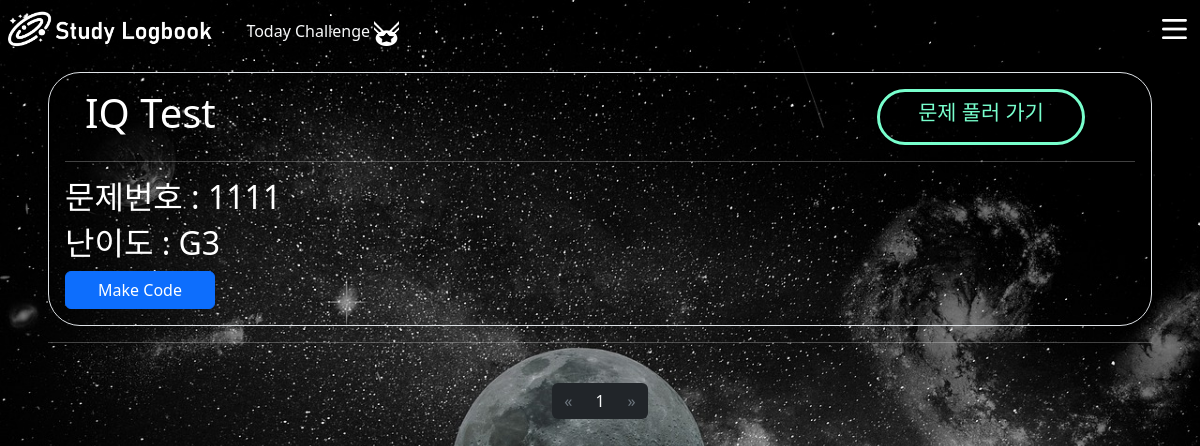
Screenshot of /challenges/2/ with the database file from the repository.
### challenges/models.py (models this page shows)
class Challenge(models.Model):
    title = models.CharField(max_length=20)
    problem = models.IntegerField()
    created_at = models.DateTimeField(auto_now_add=True)
    is_today = models.BooleanField(default=False)
    rank = models.CharField(max_length=5)

### challenges/views.py (the view)
# urls.py: path('<int:challenge_pk>/', views.detail, name='detail'),
def detail(request,challenge_pk):
    challenge = Challenge.objects.get(pk=challenge_pk)
    codes = challenge.code_challenges.all().order_by('-created_at')
    paginator = Paginator(codes,3)
    page_number = request.GET.get('page')
    posts = paginator.get_page(page_number)
    print(codes)
    problem = Problem.objects.get(problem_num=challenge.problem)
    context = {
        'challenge' : challenge,
        'problem' : problem,
        'codes' : posts
    }
    return render(request,'challenges/detail.html',context)

### challenges/templates/challenges/detail.html (shortened to what this page needs)
{% extends "base.html" %}
{% load static %}
{% block css %}
<link rel="stylesheet" href={% static "codemirror/rib/codemirror.css" %}>
    <link rel="stylesheet" href={% static "/codemirror/theme/cobalt.css" %}>
    <link rel="stylesheet" href="https://cdnjs.cloudflare.com/ajax/libs/font-awesome/6.4.2/css/all.min.css">
{% endblock css %}
{% block content %}
<div class='container border bg-dark.bg-gradient p-3 rounded-5'>
<div class='font'>
  <div class="d-flex justify-content-between">
    <div>
    <h1 style="display: inline-block; margin-left:20px;">{{challenge.title}}</h1>
  </div>
    <div class="new_btn" style='display: inline-block;margin: 0; margin-right: 50px;'>
      <a href="https://www.acmicpc.net/problem/{{challenge.problem}}" style="text-decoration: none; color: #78FFCD; "><span>문제 풀러 가기</span></a>
    <div class="dot"></div> </div>
  </div>
    <hr>
</div>
<div class='font'>
    <h2>문제번호 : {{challenge.problem}}</h2>
</div>
<div class='font'>
    <h2>난이도 : {{challenge.rank}}</h2>
</div>
<a class="btn btn-primary" href="{% url "challenges:code" challenge.pk%}" role="button" style="width:150px">Make Code</a>
</div>
<hr >
    <br>
    <nav aria-label="Page navigation example" >
        <div class="">
          <ul class="pagination justify-content-center ">
            {% if codes.has_previous %}
              <li class="page-item">
                <a class="page-link text-secondary bg-dark border-0" href="?page={{ codes.previous_page_number }}">&laquo;</a>
              </li>
            {% else %}
              <li class="page-item disabled">
                <a class="page-link text-secondary bg-dark border-0" href="#" tabindex="-1" aria-disabled="True">&laquo;</a>
              </li>
            {% endif %}
            {% for i in codes.paginator.page_range %}
              {% if codes.number == i %}
                <li class="page-item active text-light bg-dark border-0" aria-current="page">
                  <span class="page-link text-light bg-dark border-0">
                    {{ i }}
                  </span>
                </li>
              {% else %}
                <li class="page-item text-secondary bg-dark border-0"><a class="page-link text-secondary bg-dark border-0" href="?page={{ i }}">{{ i }}</a></li>
              {% endif %}
            {% endfor %}
            {% if codes.has_next %}
              <li class="page-item">
                <a class="page-link text-secondary bg-dark border-0" href="?page={{ codes.next_page_number }}">&raquo;</a>
              </li>
            {% else %}
              <li class="page-item disabled">
                <a class="page-link text-secondary bg-dark border-0" href="#" tabindex="-1" aria-disabled="True">&raquo;</a>
              </li>
            {% endif %}
          </ul>
        </div>
      </nav>
</div>
{% endblock content %}

### static/style.css (style rules this page uses)
.container { display : flex; flex-direction: column; }
a,a:link { cursor: url(test_mouse.png) 2 2, auto; }
body { min-height: 100vh; background :url('background3.jpg') ; background-size : cover; cursor: url(test_mouse.png) 2 2, auto; }

### challenges/templates/challenges/detail.html (style rules this page uses)
:root { --bg: #3C465C; --primary: #78FFCD; --solid: #fff; --btn-w: 10em; --dot-w: calc(var(--btn-w)*.2); --tr-X: calc(var(--btn-w) - var(--dot-w)); }
* { box-sizing: border-box; }
*:before, *:after { box-sizing: border-box; }
.new_btn { position: relative; margin: 0 auto; width: var(--btn-w); color: var(--primary); border: .15em solid var(--primary); border-radius: 5em; text-transform: uppercase; text-align: center; font-size: 1.3em; line-height: 2em; cursor: pointer; }
.font { color: white; }
hr { color: white; }

### rows the page displays
Challenge: title "IQ Test", problem "1111", rank "G3"

### other values shown
{{ i }} "1"
